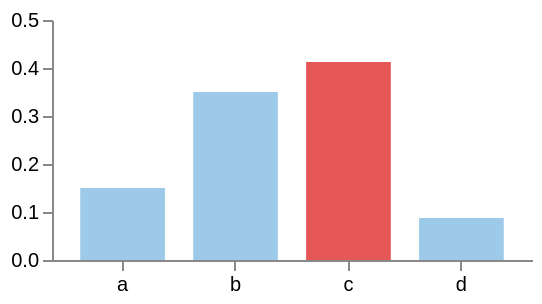

Describe this chart as a Vega-Lite specification.
### Vega specification from a JSON file in a GitHub repository (floating-point values rounded to 4 significant figures)
{"$schema": "https://vega.github.io/schema/vega/v6.json", "description": "Each bar as a share of the total, which is what joinaggregate is for: an aggregate written back onto every row rather than collapsing them.", "width": 240, "height": 120, "padding": 5, "data": [{"name": "table", "values": [{"k": "a", "n": 12}, {"k": "b", "n": 28}, {"k": "c", "n": 33}, {"k": "d", "n": 7}], "transform": [{"type": "joinaggregate", "ops": ["sum", "max"], "fields": ["n", "n"], "as": ["total", "peak"]}, {"type": "formula", "as": "share", "expr": "datum.n / datum.total"}, {"type": "formula", "as": "isPeak", "expr": "datum.n === datum.peak"}]}], "scales": [{"name": "x", "type": "band", "domain": {"data": "table", "field": "k"}, "range": "width", "padding": 0.25}, {"name": "y", "type": "linear", "domain": [0, 0.5], "range": "height"}], "axes": [{"orient": "bottom", "scale": "x"}, {"orient": "left", "scale": "y", "tickCount": 5}], "marks": [{"type": "rect", "from": {"data": "table"}, "encode": {"enter": {"x": {"scale": "x", "field": "k"}, "width": {"scale": "x", "band": 1}, "y": {"scale": "y", "field": "share"}, "y2": {"scale": "y", "value": 0}, "fill": [{"test": "datum.isPeak", "value": "#e45756"}, {"value": "#9ecae9"}]}}}]}
